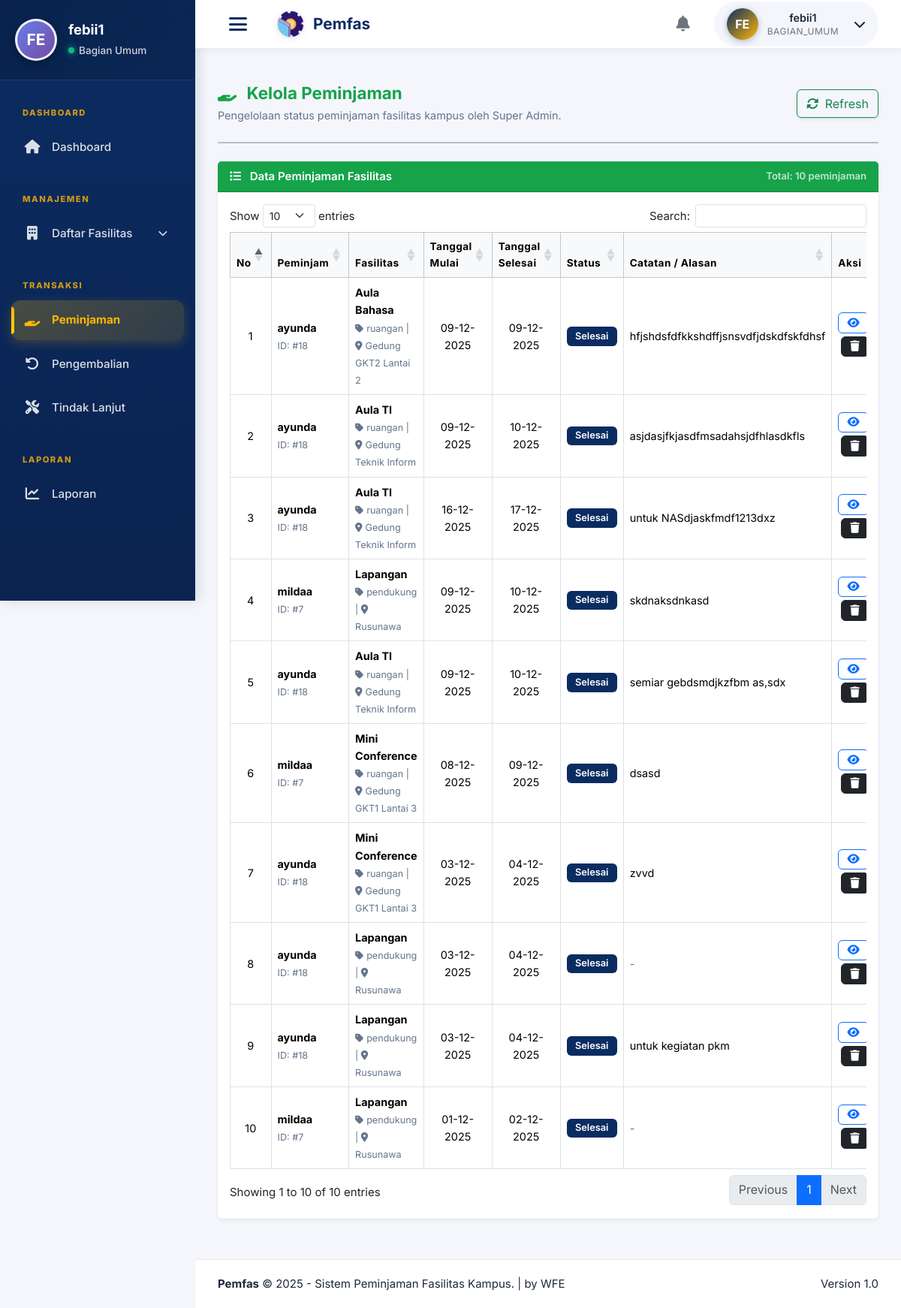
The page /bagian_umum/peminjaman.php (signed in) on the database its author committed.
### tables this page shows
CREATE TABLE `peminjaman` (
  `id_pinjam` int(11) NOT NULL,
  `id_user` int(11) NOT NULL,
  `tanggal_mulai` date DEFAULT NULL,
  `tanggal_selesai` date DEFAULT NULL,
  `status` enum('draft','usulan','diterima','ditolak','selesai') DEFAULT 'draft',
  `dokumen_peminjaman` varchar(255) DEFAULT NULL,
  `alasan_penolakan` text DEFAULT NULL,
  `tanggal_usulan` timestamp NOT NULL DEFAULT current_timestamp(),
  `catatan` text DEFAULT NULL
);

CREATE TABLE `users` (
  `id_user` int(11) NOT NULL,
  `nama` varchar(100) NOT NULL,
  `username` varchar(50) NOT NULL,
  `password` varchar(255) NOT NULL,
  `email` varchar(100) DEFAULT NULL,
  `role` enum('super_admin','bagian_umum','peminjam') DEFAULT 'peminjam',
  `created` timestamp NOT NULL DEFAULT current_timestamp(),
  `last_login` datetime DEFAULT NULL,
  `id_unit` int(11) DEFAULT NULL
);

### bagian_umum/peminjaman.php (the view, shortened to what this page needs)
<?php
include '../config/koneksi.php';
$sqlList = "
    SELECT
        p.*,
        u.nama,
        COALESCE(GROUP_CONCAT(DISTINCT f.nama_fasilitas SEPARATOR ', '), '-') AS fasilitas_list,
        COALESCE(GROUP_CONCAT(DISTINCT f.lokasi SEPARATOR ', '), '-')          AS lokasi_list,
        COALESCE(GROUP_CONCAT(DISTINCT f.kategori SEPARATOR ', '), '-')        AS kategori_list
    FROM peminjaman p
    JOIN users u ON p.id_user = u.id_user
    LEFT JOIN daftar_peminjaman_fasilitas df ON p.id_pinjam = df.id_pinjam
    LEFT JOIN fasilitas f ON df.id_fasilitas = f.id_fasilitas
    GROUP BY p.id_pinjam
    ORDER BY p.id_pinjam DESC
";
$stmtList = $conn->prepare($sqlList);
$result   = null;
if ($stmtList) {
    $stmtList->execute();
    $result = $stmtList->get_result();
}
include '../includes/admin/header.php';
include '../includes/admin/sidebar.php';
?>
<div id="layoutSidenav_content">
    <?php include '../includes/admin/navbar.php'; ?>
    <main>
        <div class="container-fluid px-4">
            <div class="d-flex justify-content-between align-items-center mb-4 mt-3">
                <div>
                    <h2 class="fw-bold text-success mb-1 peminjaman-title">
                        <i class="fas fa-hand-holding me-2"></i>
                        Kelola Peminjaman
                    </h2>
                    <p class="text-muted mb-0 peminjaman-subtitle">
                        Pengelolaan status peminjaman fasilitas kampus oleh Super Admin.
                    </p>
                </div>
                <a href="peminjaman.php" class="btn btn-outline-success shadow-sm">
                    <i class="fas fa-sync-alt me-1"></i> Refresh
                </a>
            </div>
            <hr class="mt-0 mb-4" style="border-top: 2px solid #0f172a; opacity: .25;">
            <div class="card shadow-sm border-0 mb-4 card-peminjaman">
                <div class="card-header bg-success text-white fw-semibold d-flex justify-content-between align-items-center">
                    <span><i class="fas fa-list me-2"></i> Data Peminjaman Fasilitas</span>
                    <span class="small opacity-75">
                        Total: <?= $result ? $result->num_rows : 0; ?> peminjaman
                    </span>
                </div>
                <div class="card-body">
                    <div class="table-responsive">
                        <table id="datatablesSimple" class="table table-bordered table-hover align-middle">
                            <thead class="table-light text-center">
                                <tr>
                                    <th style="width: 50px;">No</th>
                                    <th>Peminjam</th>
                                    <th>Fasilitas</th>
                                    <th style="width: 120px;">Tanggal Mulai</th>
                                    <th style="width: 120px;">Tanggal Selesai</th>
                                    <th style="width: 120px;">Status</th>
                                    <th>Catatan / Alasan</th>
                                    <th style="width: 280px;">Aksi</th>
                                </tr>
                            </thead>
                            <tbody>
                                <?php
                                $no = 1;
                                if ($result && $result->num_rows > 0):
                                    while ($row = $result->fetch_assoc()):
                                        $status = strtolower($row['status']);
                                        switch ($status) {
                                            case 'selesai':
                                                $badgeClass = 'primary';
                                                $label      = 'Selesai';
                                                break;
                                        }
                                        $alasan_tolak = $row['alasan_penolakan'] ?? '';
                                        $catatan      = $row['catatan'] ?? '';
                                ?>
                                <tr>
                                    <td class="text-center"><?= $no++; ?></td>
                                    <td>
                                        <strong><?= htmlspecialchars($row['nama']); ?></strong><br>
                                        <small class="text-muted">ID: #<?= (int)$row['id_user']; ?></small>
                                    </td>
                                    <td>
                                        <strong><?= htmlspecialchars($row['fasilitas_list']); ?></strong><br>
                                        <small class="text-muted">
                                            <i class="fas fa-tag me-1"></i><?= htmlspecialchars($row['kategori_list']); ?> |
                                            <i class="fas fa-map-marker-alt me-1"></i><?= htmlspecialchars($row['lokasi_list']); ?>
                                        </small>
                                    </td>
                                    <td class="text-center"><?= date('d-m-Y', strtotime($row['tanggal_mulai'])); ?></td>
                                    <td class="text-center"><?= date('d-m-Y', strtotime($row['tanggal_selesai'])); ?></td>
                                    <td class="text-center">
                                        <span class="badge bg-<?= $badgeClass; ?> badge-status">
                                            <?= $label; ?>
                                        </span>
                                    </td>
                                    <td>
                                        <?php if ($status === 'ditolak' && !empty($alasan_tolak)): ?>
                                            <strong class="text-danger">Alasan penolakan:</strong><br>
                                            <span class="text-danger"><?= nl2br(htmlspecialchars($alasan_tolak)); ?></span>
                                            <?php if (!empty($catatan)): ?>
                                                <hr class="my-1">
                                                <small class="text-muted">
                                                    Catatan: <?= nl2br(htmlspecialchars($catatan)); ?>
                                                </small>
                                            <?php endif; ?>
                                        <?php else: ?>
                                            <?= !empty($catatan) ? nl2br(htmlspecialchars($catatan)) : '<span class="text-muted">-</span>'; ?>
                                        <?php endif; ?>
                                    </td>
                                    <td class="text-center">
                                        <button type="button"
                                                class="btn btn-sm btn-outline-primary btn-action me-1 mb-1"
                                                data-bs-toggle="modal"
                                                data-bs-target="#modalDetail<?= $row['id_pinjam']; ?>"
                                                title="Lihat Detail">
                                            <i class="fas fa-eye"></i>
                                        </button>
                                        <a href="peminjaman.php?aksi=hapus&id=<?= $row['id_pinjam']; ?>"
                                           class="btn btn-sm btn-dark btn-action mb-1"
                                           onclick="return confirm('Yakin ingin menghapus peminjaman #<?= $row['id_pinjam']; ?> ?');"
                                           title="Hapus Peminjaman">
                                            <i class="fas fa-trash"></i>
                                        </a>
                                    </td>
                                </tr>
                                <?php
                                    endwhile;
                                endif; ?>
                            </tbody>
                        </table>
                    </div>
                </div>
            </div>
        </div>
    </main>
    <footer class="footer-admin">
        <div class="d-flex justify-content-between align-items-center">
            <div>
                <strong>Pemfas</strong> &copy; <?= date('Y'); ?> - Sistem Peminjaman Fasilitas Kampus. | by WFE
            </div>
            <div>
                Version 1.0
            </div>
        </div>
    </footer>
</div>
<?php include '../includes/admin/footer.php'; ?>
<link rel="stylesheet" href="https://cdn.datatables.net/1.13.6/css/dataTables.bootstrap5.min.css">

### assets/css/admin.css (style rules this page uses)
:root { --primary-color: #0b2c61; --secondary-color: #0a2350; --accent-color: #ffb703; --light-bg: #f4f6fb; --dark-text: #1e293b; --muted-text: #64748b; --border-color: #e5e7eb; --success-color: #16a34a; --warning-color: #f59e0b; --danger-color: #dc2626; --info-color: #0dcaf0; --sidebar-width: 260px; --navbar-height: 65px; }
*, *::before, *::after { margin: 0; padding: 0; box-sizing: border-box; }
html { scroll-behavior: smooth; height: 100%; }
body { font-family: 'Inter', 'Poppins', -apple-system, BlinkMacSystemFont, 'Segoe UI', 'Roboto', sans-serif; background: var(--light-bg); color: var(--dark-text); font-size: 15px; line-height: 1.6; overflow-x: hidden; min-height: 100vh; -webkit-font-smoothing: antialiased; -moz-osx-font-smoothing: grayscale; }
#layoutSidenav_content { margin-left: var(--sidebar-width); flex: 1; width: calc(100% - var(--sidebar-width)); min-height: 100vh; display: flex; flex-direction: column; background: var(--light-bg); transition: all 0.3s cubic-bezier(0.4, 0, 0.2, 1); }
main { flex: 1; padding: 30px; width: 100%; background: var(--light-bg); animation: fadeIn 0.5s ease; }
.container-fluid { width: 100%; max-width: 100%; padding: 0 !important; margin: 0 !important; }
.mb-4 { margin-bottom: 24px !important; }
.footer-admin { width: 100%; padding: 20px 30px; background: white; border-top: 1px solid #e9ecef; margin-top: auto; }
.bg-primary { background-color: var(--primary-color) !important; }
.bg-success { background-color: var(--success-color) !important; }
.text-success { color: var(--success-color) !important; }
.text-muted { color: var(--muted-text) !important; }

### bagian_umum/peminjaman.php (style rules this page uses)
.peminjaman-title { font-size: 1.4rem; }
.peminjaman-subtitle { font-size: 0.9rem; }
.card-peminjaman table thead th { font-size: 0.85rem; text-transform: none; letter-spacing: .03em; }
.card-peminjaman table tbody td { font-size: 0.9rem; }
.badge-status { font-size: 0.8rem; padding: .4rem .7rem; font-weight: 600; }
.btn-action { padding: 0.35rem 0.7rem; border-radius: 6px; font-size: 0.85rem; display: inline-flex; align-items: center; justify-content: center; }
.btn-action i { font-size: 0.9rem; }

### rows shown on the page
peminjaman: id_user.nama "ayunda", id_user "18", fasilitas_list "Aula Bahasa", kategori_list "ruangan", lokasi_list "Gedung GKT2 Lantai 2", tanggal_mulai "09-12-2025", tanggal_selesai "09-12-2025", status "Selesai", catatan "hfjshdsfdfkkshdffjsnsvdfjdskdfskfdhsf"
peminjaman: id_user.nama "ayunda", id_user "18", fasilitas_list "Aula TI", kategori_list "ruangan", lokasi_list "Gedung Teknik Inform", tanggal_mulai "09-12-2025", tanggal_selesai "10-12-2025", status "Selesai", catatan "asjdasjfkjasdfmsadahsjdfhlasdkfls"
peminjaman: id_user.nama "ayunda", id_user "18", fasilitas_list "Aula TI", kategori_list "ruangan", lokasi_list "Gedung Teknik Inform", tanggal_mulai "16-12-2025", tanggal_selesai "17-12-2025", status "Selesai", catatan "untuk NASdjaskfmdf1213dxz"
peminjaman: id_user.nama "mildaa", id_user "7", fasilitas_list "Lapangan", kategori_list "pendukung", lokasi_list "Rusunawa", tanggal_mulai "09-12-2025", tanggal_selesai "10-12-2025", status "Selesai", catatan "skdnaksdnkasd"
peminjaman: id_user.nama "ayunda", id_user "18", fasilitas_list "Aula TI", kategori_list "ruangan", lokasi_list "Gedung Teknik Inform", tanggal_mulai "09-12-2025", tanggal_selesai "10-12-2025", status "Selesai", catatan "semiar gebdsmdjkzfbm as,sdx"
peminjaman: id_user.nama "mildaa", id_user "7", fasilitas_list "Mini Conference", kategori_list "ruangan", lokasi_list "Gedung GKT1 Lantai 3", tanggal_mulai "08-12-2025", tanggal_selesai "09-12-2025", status "Selesai", catatan "dsasd"
peminjaman: id_user.nama "ayunda", id_user "18", fasilitas_list "Mini Conference", kategori_list "ruangan", lokasi_list "Gedung GKT1 Lantai 3", tanggal_mulai "03-12-2025", tanggal_selesai "04-12-2025", status "Selesai", catatan "zvvd"
peminjaman: id_user.nama "ayunda", id_user "18", fasilitas_list "Lapangan", kategori_list "pendukung", lokasi_list "Rusunawa", tanggal_mulai "03-12-2025", tanggal_selesai "04-12-2025", status "Selesai"
peminjaman: id_user.nama "ayunda", id_user "18", fasilitas_list "Lapangan", kategori_list "pendukung", lokasi_list "Rusunawa", tanggal_mulai "03-12-2025", tanggal_selesai "04-12-2025", status "Selesai", catatan "untuk kegiatan pkm"
peminjaman: id_user.nama "mildaa", id_user "7", fasilitas_list "Lapangan", kategori_list "pendukung", lokasi_list "Rusunawa", tanggal_mulai "01-12-2025", tanggal_selesai "02-12-2025", status "Selesai"

### other values the page prints
$initials "FE"
$namaUser "febii1"
$userInitials "FE"
$role "BAGIAN_UMUM"
$result->num_rows "10"
